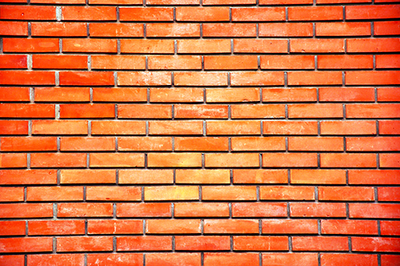
#> input picture notebook/Computer_Vision_Basics/input/bricks.png, 400 x 266 px
$ jupyter execute sobel.ipynb   (shell and % lines are left out)   (older library calls are emulated)
#> lines starting #> are read from the running program, lines starting #| are printed output that depends on the picture
# Gradients
## Sobel and Scharr kernels

[cell 1]
import numpy as np
import imutils
import cv2

# 資料視覺化模組
import matplotlib.pyplot as plt
import matplotlib.cm as cm

# 不要顯示惱人的 warning 訊息
import warnings
warnings.filterwarnings('ignore')

# 在 Notebook 裡可即時繪圖

plt.rcParams['figure.figsize'] = [15, 7]
plt.rcParams.update({'font.size':13})

## Example: bricks.png

[cell 2]
# load the image, convert it to grayscale, and display the original
# image
image = cv2.imread("../input/bricks.png")
#> image is the input picture: shape (266, 400, 3); mean B, G, R 66.4, 117, 216.7
gray = cv2.cvtColor(image, cv2.COLOR_BGR2GRAY)
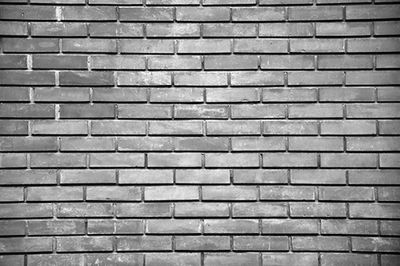
#> gray: shape (266, 400); min 0, max 255, mean 141
plt.title("Original")
plt.imshow(cv2.cvtColor(image, cv2.COLOR_BGR2RGB))
plt.show()

[cell 3]
# compute gradients along the X and Y axis, respectively
gX = cv2.Sobel(gray, ddepth=cv2.CV_64F, dx=1, dy=0)
gY = cv2.Sobel(gray, ddepth=cv2.CV_64F, dx=0, dy=1)
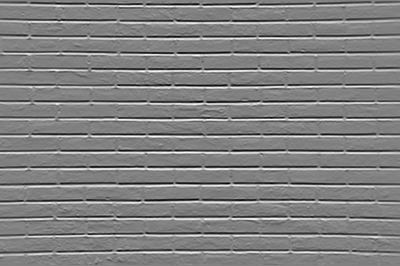
#> gY: shape (266, 400) float64; min -1005, max 973, mean -0.6; drawn with min black and max white

# the `gX` and `gY` images are now of the floating point data type,
# so we need to take care to convert them back a to unsigned 8-bit
# integer representation so other OpenCV functions can utilize them
gX = cv2.convertScaleAbs(gX)
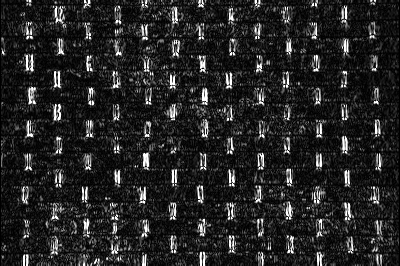
#> gX: shape (266, 400); min 0, max 255, mean 37.2
gY = cv2.convertScaleAbs(gY)
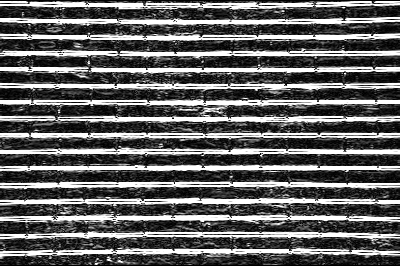
#> gY: shape (266, 400); min 0, max 255, mean 96

# combine the sobel X and Y representations into a single image
sobelCombined = cv2.addWeighted(gX, 0.5, gY, 0.5, 0)
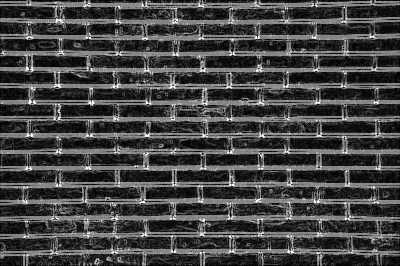
#> sobelCombined: shape (266, 400); min 0, max 255, mean 66.6

# show our output images
plt.title("Sobel X")
plt.imshow(gX, cmap="gray")
plt.show()

plt.title("Sobel Y")
plt.imshow(gY, cmap="gray")
plt.show()

plt.title("Sobel Combined")
plt.imshow(sobelCombined, cmap="gray")
plt.show()

## Example: clonazepam_1mg.png

[cell 4]
# load the image, convert it to grayscale, and display the original
# image
image = cv2.imread("../input/clonazepam_1mg.png")
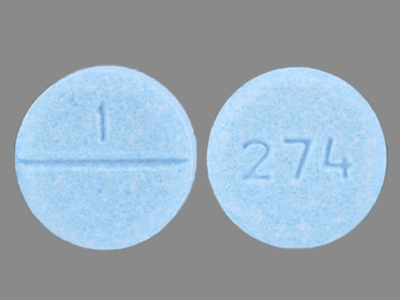
#> input picture notebook/Computer_Vision_Basics/input/clonazepam_1mg.png, 400 x 300 px
#> image is the input picture: shape (300, 400, 3); mean B, G, R 183.3, 169.7, 152.7
gray = cv2.cvtColor(image, cv2.COLOR_BGR2GRAY)
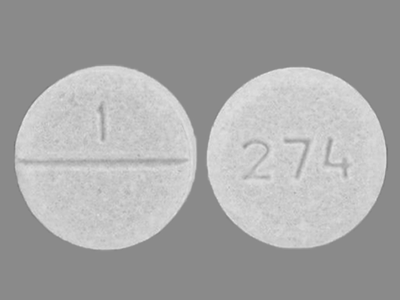
#> gray: shape (300, 400); min 114, max 230, mean 166.2
plt.title("Original")
plt.imshow(cv2.cvtColor(image, cv2.COLOR_BGR2RGB))
plt.show()

[cell 5]
# compute gradients along the X and Y axis, respectively
gX = cv2.Sobel(gray, ddepth=cv2.CV_64F, dx=1, dy=0)
#> gX: shape (300, 400) float64
gY = cv2.Sobel(gray, ddepth=cv2.CV_64F, dx=0, dy=1)
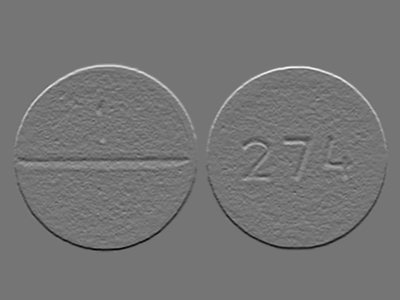
#> gY: shape (300, 400) float64; min -298, max 349, mean 0; drawn with min black and max white

# the `gX` and `gY` images are now of the floating point data type,
# so we need to take care to convert them back a to unsigned 8-bit
# integer representation so other OpenCV functions can utilize them
gX = cv2.convertScaleAbs(gX)
gY = cv2.convertScaleAbs(gY)
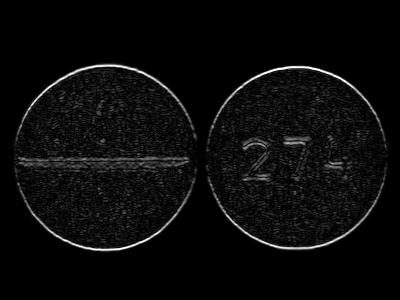
#> gY: shape (300, 400); min 0, max 255, mean 10.9

# combine the sobel X and Y representations into a single image
sobelCombined = cv2.addWeighted(gX, 0.5, gY, 0.5, 0)
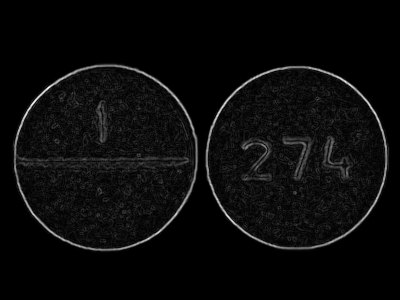
#> sobelCombined: shape (300, 400); min 0, max 252, mean 10.6

# show our output images
plt.title("Sobel X")
plt.imshow(gX, cmap="gray")
plt.show()

plt.title("Sobel Y")
plt.imshow(gY, cmap="gray")
plt.show()

plt.title("Sobel Combined")
plt.imshow(sobelCombined, cmap="gray")
plt.show()
